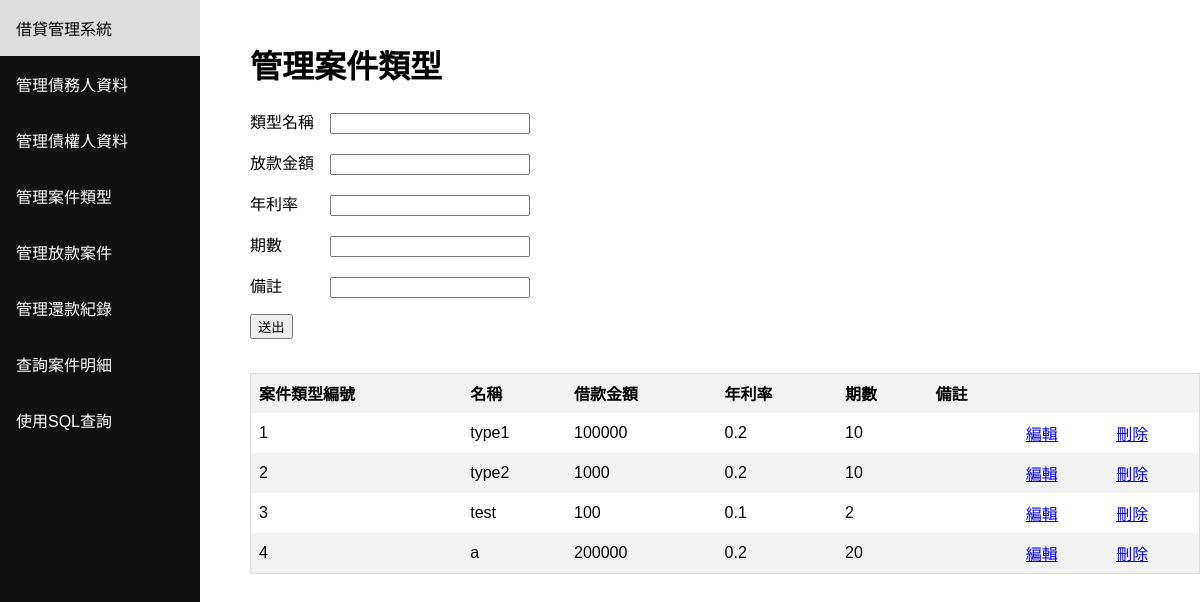
Page /project_type on the committed database.
### tables this page shows
CREATE TABLE "LOAN_PROJECT_TYPE" (
	"TypeNumber"	INTEGER NOT NULL PRIMARY KEY AUTOINCREMENT UNIQUE,
	"TypeName"	TEXT,
	"TotalPrinciple"	INTEGER NOT NULL,
	"InterestRate"	NUMERIC NOT NULL,
	"NumberOfPeriod"	INTEGER NOT NULL,
	"Remark"	TEXT
);

### main.py (the view)
@app.route('/project_type', methods=['GET', 'POST'])
def project_type():
    if request.method == 'POST':
        edit_data('LOAN_PROJECT_TYPE')
    table = get_query("select * from LOAN_PROJECT_TYPE;")
    return render_template(
                'project_type.html',
                columns=['案件類型編號','名稱','借款金額','年利率','期數','備註'],
                table=table
            )

### main.py (called while the page is built)
def get_query(query):
    conn = sqlite3.connect('database.db')
    conn.row_factory = sqlite3.Row
    cur = conn.cursor()
    exe = cur.execute(query)
    rows = cur.fetchall()
    conn.close()
    output = []
    for row in rows:
        temp = dict(row)
        output.append(list(temp.values()))
    return output

### templates/project_type.html (shortened to what this page needs)
<html><header><title>借貸管理系統</title></header><body><div class="sidenav"><a href="/">借貸管理系統</a><a href="/debter">管理債務人資料</a><a href="/creditor">管理債權人資料</a><a href="/project_type">管理案件類型</a><a href="/project">管理放款案件</a><a href="/period">管理還款紀錄</a><a href="/project_record">查詢案件明細</a><a href="/sql">使用SQL查詢</a></div><div class="content"><h1>管理案件類型</h1><form method="POST" action=""><div>{% if edit %}<p>類型名稱　<input name="TypeName" style="width:200px" value="{{ data[0] }}"/></p><p>放款金額　<input name="TotalPrinciple" style="width:200px" value="{{ data[1] }}"/></p><p>年利率　　<input name="InterestRate" style="width:200px" value="{{ data[2] }}"/></p><p>期數　　　<input name="NumberOfPeriod" style="width:200px" value="{{ data[3] }}"/></p><p>備註　　　<input name="Remark" style="width:200px" value="{{ data[4] }}"/></p>{% else %}<p>類型名稱　<input name="TypeName" style="width:200px"/></p><p>放款金額　<input name="TotalPrinciple" style="width:200px"/></p><p>年利率　　<input name="InterestRate" style="width:200px"/></p><p>期數　　　<input name="NumberOfPeriod" style="width:200px"/></p><p>備註　　　<input name="Remark" style="width:200px"/></p>{% endif %}<p><input type="submit" value="送出"/></p></div><br/><div style="overflow-x:auto;"><table><thead><tr></tr>{% for column in columns %}<th>{{ column }}</th>{% endfor %}<th></th><th></th></thead><tbody>{% for row in table %}<tr>{% for item in row %}<td>{{ item }}</td>{% endfor %}<td><a href="/project_type/edit/{{ row[0] }}">編輯</a></td><td><a href="/project_type/delete/{{ row[0] }}">刪除</a></td></tr>{% endfor %}</tbody></table></div></form></div></body></html>

### templates/project_type.html (style rules this page uses)
* { box-sizing: border-box; }
body { margin: 0; font-family: Arial, Helvetica, sans-serif; }
.sidenav { height: 100%; width: 200px; position: fixed; z-index: 1; top: 0; left: 0; background-color: #111; overflow-x: hidden; }
.sidenav a { color: white; padding: 16px; text-decoration: none; display: block; }
.content { margin-left: 200px; padding-left: 50px; padding-top: 20px; }
table { border-collapse: collapse; border-spacing: 0; width: 100%; border: 1px solid #ddd; }
th, td { text-align: left; padding: 8px; }
tr:nth-child(even) { background-color: #f2f2f2 }

### rows in the picture
LOAN_PROJECT_TYPE: row "1" "10", TypeName "type1", TotalPrinciple "100000", InterestRate "0.2"
LOAN_PROJECT_TYPE: row "2" "10", TypeName "type2", TotalPrinciple "1000", InterestRate "0.2"
LOAN_PROJECT_TYPE: row "3" "100" "2", TypeName "test", InterestRate "0.1"
LOAN_PROJECT_TYPE: row "4" "a" "20", TotalPrinciple "200000", InterestRate "0.2"

### other values in the picture
{{ column }} "案件類型編號" "名稱" "借款金額" "年利率" "期數" "備註"
